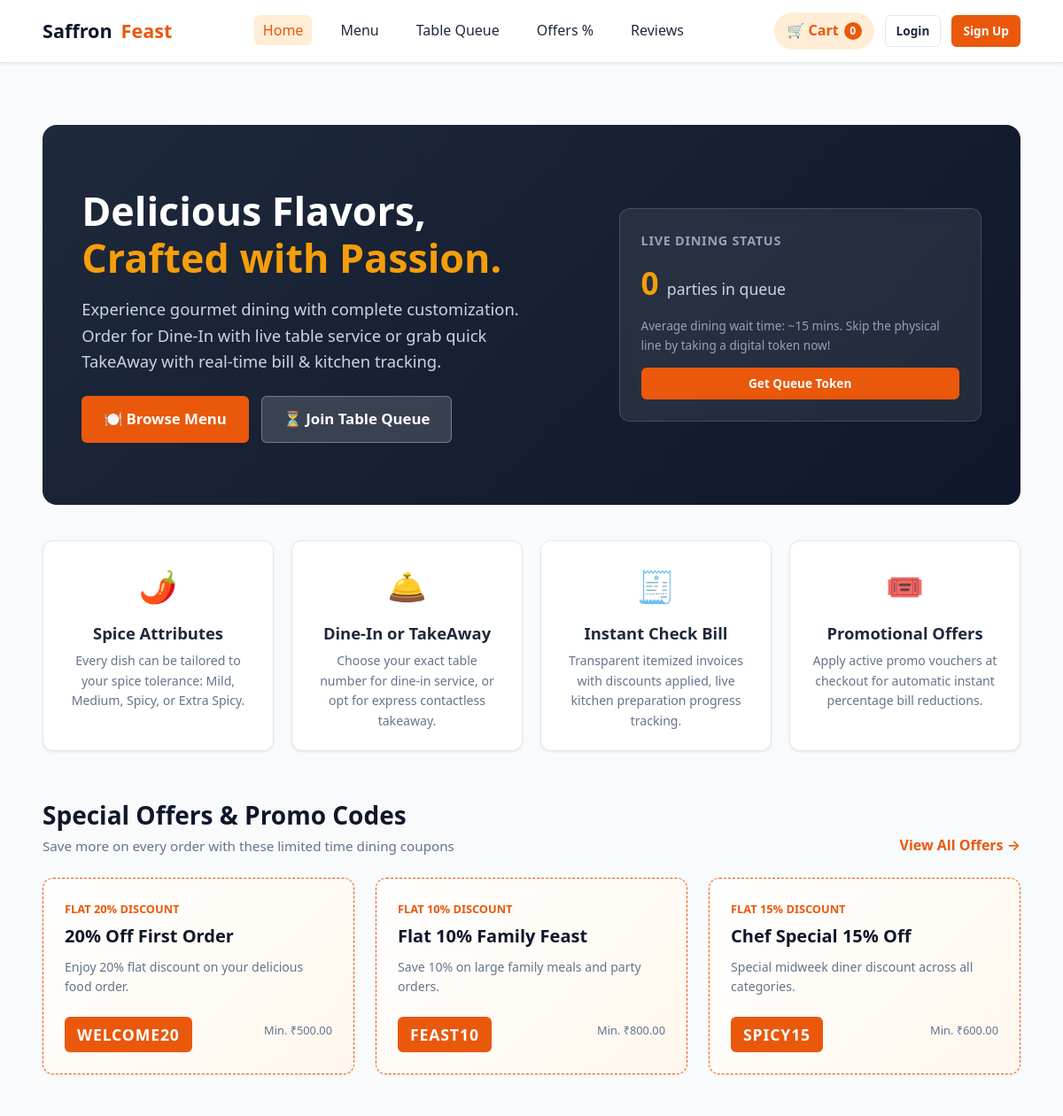
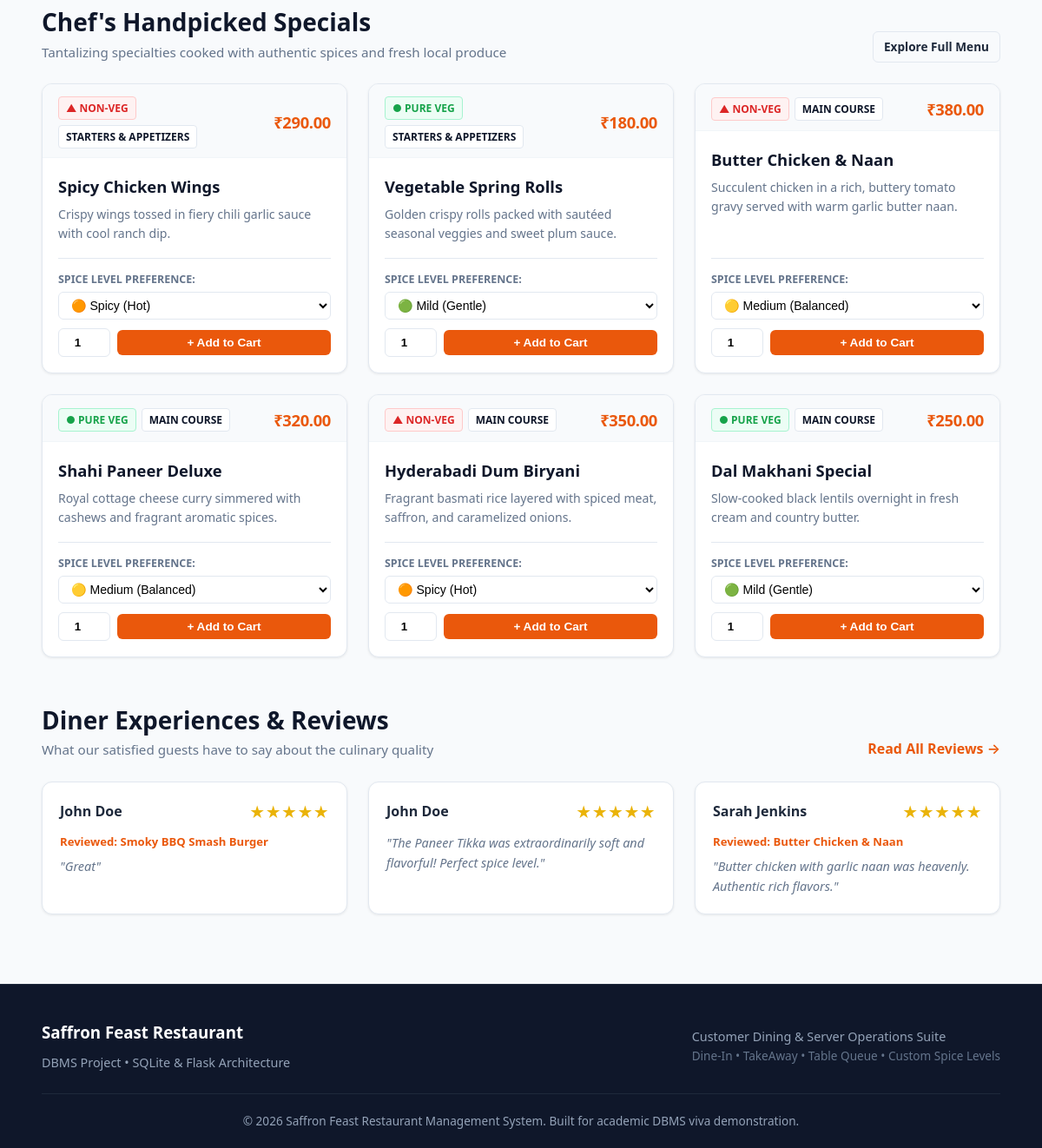
The page / on the database its author committed (2 pictures, top to bottom).
### tables this page shows
CREATE TABLE offers (
    id INTEGER PRIMARY KEY AUTOINCREMENT,
    code TEXT UNIQUE NOT NULL,
    title TEXT NOT NULL,
    description TEXT,
    discount_percent REAL NOT NULL CHECK(discount_percent > 0 AND discount_percent <= 100),
    min_order_amount REAL DEFAULT 0,
    is_active INTEGER DEFAULT 1,
    valid_until TEXT
);

CREATE TABLE menu_items (
    id INTEGER PRIMARY KEY AUTOINCREMENT,
    category_id INTEGER NOT NULL,
    name TEXT NOT NULL,
    description TEXT,
    price REAL NOT NULL CHECK(price > 0),
    diet_type TEXT CHECK(diet_type IN ('veg', 'non-veg')) DEFAULT 'veg',
    is_spicy_customizable INTEGER DEFAULT 1, -- 1: Yes, 0: No
    default_spice_level TEXT CHECK(default_spice_level IN ('Mild', 'Medium', 'Spicy', 'Extra Spicy')) DEFAULT 'Medium',
    image_url TEXT,
    is_available INTEGER DEFAULT 1, -- 1: Available, 0: Out of stock
    FOREIGN KEY (category_id) REFERENCES categories(id) ON DELETE CASCADE
);

CREATE TABLE categories (
    id INTEGER PRIMARY KEY AUTOINCREMENT,
    name TEXT NOT NULL UNIQUE,
    icon TEXT DEFAULT '🍽️'
);

CREATE TABLE reviews (
    id INTEGER PRIMARY KEY AUTOINCREMENT,
    customer_id INTEGER NOT NULL,
    order_id INTEGER,
    menu_item_id INTEGER,
    rating INTEGER NOT NULL CHECK(rating >= 1 AND rating <= 5),
    comment TEXT NOT NULL,
    created_at TIMESTAMP DEFAULT CURRENT_TIMESTAMP,
    FOREIGN KEY (customer_id) REFERENCES users(id) ON DELETE CASCADE,
    FOREIGN KEY (order_id) REFERENCES orders(id) ON DELETE SET NULL,
    FOREIGN KEY (menu_item_id) REFERENCES menu_items(id) ON DELETE SET NULL
);

CREATE TABLE users (
    id INTEGER PRIMARY KEY AUTOINCREMENT,
    name TEXT NOT NULL,
    email TEXT UNIQUE NOT NULL,
    password TEXT NOT NULL,
    phone TEXT,
    role TEXT CHECK(role IN ('customer', 'admin', 'staff')) DEFAULT 'customer',
    created_at TIMESTAMP DEFAULT CURRENT_TIMESTAMP
);

### app.py (the view)
@app.route('/')
@customer_only
def index():
    conn = get_db()
    featured = conn.execute("""
        SELECT m.*, c.name as category_name
        FROM menu_items m
        JOIN categories c ON m.category_id = c.id
        WHERE m.is_available = 1
        LIMIT 6
    """).fetchall()
    offers = conn.execute("SELECT * FROM offers WHERE is_active = 1 LIMIT 3").fetchall()
    reviews = conn.execute("""
        SELECT r.*, u.name as customer_name, m.name as dish_name
        FROM reviews r
        JOIN users u ON r.customer_id = u.id
        LEFT JOIN menu_items m ON r.menu_item_id = m.id
        ORDER BY r.created_at DESC LIMIT 3
    """).fetchall()
    queue_count = conn.execute("SELECT COUNT(*) FROM queue WHERE status = 'Waiting'").fetchone()[0]
    conn.close()
    return render_template('customer/index.html', featured=featured, offers=offers, reviews=reviews, queue_count=queue_count)

### app.py (called while the page is built)
def customer_only(f):
    @wraps(f)
    def decorated_function(*args, **kwargs):
        if session.get('user_role') in ['admin', 'staff']:
            return redirect(url_for('admin_dashboard'))
        return f(*args, **kwargs)
    return decorated_function

@app.context_processor
def inject_global_data():
    cart_count = 0
    if 'cart' in session:
        cart_count = sum(item.get('quantity', 1) for item in session['cart'].values())
    return {
        'current_user': {
            'id': session.get('user_id'),
            'name': session.get('user_name'),
            'role': session.get('user_role'),
            'email': session.get('user_email')
        },
        'cart_count': cart_count
    }

### database.py (called while the page is built)
def get_db():
    conn = sqlite3.connect(DATABASE_PATH)
    conn.row_factory = sqlite3.Row
    conn.execute("PRAGMA foreign_keys = ON;")
    return conn

### templates/customer/index.html (shortened to what this page needs)
{% extends 'base.html' %}
{% block content %}
<div class="container">
  <section class="hero">
    <div class="container hero-inner">
      <div class="hero-text">
        <h1>Delicious Flavors, <span>Crafted with Passion.</span></h1>
        <p>
          Experience gourmet dining with complete customization. Order for Dine-In with live table service or grab quick TakeAway with real-time bill & kitchen tracking.
        </p>
        <div class="hero-actions">
          <a href="{{ url_for('menu') }}" class="btn btn-primary" style="font-size: 1.05rem; padding: 12px 24px;">
            🍽️ Browse Menu
          </a>
          <a href="{{ url_for('customer_queue') }}" class="btn btn-secondary" style="font-size: 1.05rem; padding: 12px 24px; background: rgba(255,255,255,0.15); border: 1px solid rgba(255,255,255,0.3);">
            ⏳ Join Table Queue
          </a>
        </div>
      </div>
      <div class="hero-stats-card">
        <h4>Live Dining Status</h4>
        <div class="hero-stats-val" style="color: var(--accent);">
          {{ queue_count }} <span style="font-size: 1.1rem; font-weight: normal; color: #cbd5e1;">parties in queue</span>
        </div>
        <p style="font-size: 0.85rem; color: #94a3b8; margin-top: 10px;">
          Average dining wait time: ~15 mins. Skip the physical line by taking a digital token now!
        </p>
        <a href="{{ url_for('customer_queue') }}" class="btn btn-primary btn-sm btn-block" style="margin-top: 14px;">
          Get Queue Token
        </a>
      </div>
    </div>
  </section>
  <section style="margin-bottom: 50px;">
    <div class="grid-4">
      <div class="menu-card" style="padding: 22px; text-align: center;">
        <div style="font-size: 2.2rem; margin-bottom: 10px;">🌶️</div>
        <h3 style="font-size: 1.15rem; margin-bottom: 6px;">Spice Attributes</h3>
        <p style="font-size: 0.88rem; color: var(--text-muted);">
          Every dish can be tailored to your spice tolerance: Mild, Medium, Spicy, or Extra Spicy.
        </p>
      </div>
      <div class="menu-card" style="padding: 22px; text-align: center;">
        <div style="font-size: 2.2rem; margin-bottom: 10px;">🛎️</div>
        <h3 style="font-size: 1.15rem; margin-bottom: 6px;">Dine-In or TakeAway</h3>
        <p style="font-size: 0.88rem; color: var(--text-muted);">
          Choose your exact table number for dine-in service, or opt for express contactless takeaway.
        </p>
      </div>
      <div class="menu-card" style="padding: 22px; text-align: center;">
        <div style="font-size: 2.2rem; margin-bottom: 10px;">🧾</div>
        <h3 style="font-size: 1.15rem; margin-bottom: 6px;">Instant Check Bill</h3>
        <p style="font-size: 0.88rem; color: var(--text-muted);">
          Transparent itemized invoices with discounts applied, live kitchen preparation progress tracking.
        </p>
      </div>
      <div class="menu-card" style="padding: 22px; text-align: center;">
        <div style="font-size: 2.2rem; margin-bottom: 10px;">🎟️</div>
        <h3 style="font-size: 1.15rem; margin-bottom: 6px;">Promotional Offers</h3>
        <p style="font-size: 0.88rem; color: var(--text-muted);">
          Apply active promo vouchers at checkout for automatic instant percentage bill reductions.
        </p>
      </div>
    </div>
  </section>
  {% if offers %}
  <section style="margin-bottom: 50px;">
    <div class="section-header">
      <div>
        <h2>Special Offers & Promo Codes</h2>
        <p>Save more on every order with these limited time dining coupons</p>
      </div>
      <a href="{{ url_for('customer_offers') }}" style="color: var(--primary); font-weight: 600;">View All Offers &rarr;</a>
    </div>
    <div class="grid-3">
      {% for off in offers %}
      <div class="offer-card">
        <div style="font-size: 0.8rem; font-weight: 700; color: var(--primary); text-transform: uppercase;">
          FLAT {{ off.discount_percent|int }}% DISCOUNT
        </div>
        <h3 style="font-size: 1.25rem; margin: 4px 0 8px; color: var(--secondary);">{{ off.title }}</h3>
        <p style="font-size: 0.88rem; color: var(--text-muted); margin-bottom: 12px;">{{ off.description }}</p>
        <div style="display: flex; justify-content: space-between; align-items: center;">
          <span class="offer-code-pill" onclick="applyCouponCode('{{ off.code }}')">{{ off.code }}</span>
          <span style="font-size: 0.8rem; color: var(--text-muted);">Min. ₹{{ "%.2f"|format(off.min_order_amount) }}</span>
        </div>
      </div>
      {% endfor %}
    </div>
  </section>
  {% endif %}
  <section style="margin-bottom: 50px;">
    <div class="section-header">
      <div>
        <h2>Chef's Handpicked Specials</h2>
        <p>Tantalizing specialties cooked with authentic spices and fresh local produce</p>
      </div>
      <a href="{{ url_for('menu') }}" class="btn btn-outline btn-sm">Explore Full Menu</a>
    </div>
    <div class="grid-3">
      {% for item in featured %}
      <div class="menu-card">
        <div class="menu-card-top">
          <div class="menu-card-badges">
            {% if item.diet_type == 'veg' %}
              <span class="badge badge-veg">● Pure Veg</span>
            {% else %}
              <span class="badge badge-nonveg">▲ Non-Veg</span>
            {% endif %}
            <span class="badge badge-category">{{ item.category_name }}</span>
          </div>
          <div class="menu-card-price-tag">₹{{ "%.2f"|format(item.price) }}</div>
        </div>
        <div class="menu-card-body">
          <h3 class="menu-card-title">{{ item.name }}</h3>
          <p class="menu-card-desc">{{ item.description }}</p>
          <form action="{{ url_for('add_to_cart') }}" method="POST" class="menu-card-form">
            {% if item.is_spicy_customizable %}
            <div class="spice-selector-group">
              <label for="spice_{{ item.id }}">Spice Level Preference:</label>
              <select name="spice_level" id="spice_{{ item.id }}" class="spice-select">
                <option value="Mild" {% if item.default_spice_level == 'Mild' %}selected{% endif %}>🟢 Mild (Gentle)</option>
                <option value="Medium" {% if item.default_spice_level == 'Medium' %}selected{% endif %}>🟡 Medium (Balanced)</option>
                <option value="Spicy" {% if item.default_spice_level == 'Spicy' %}selected{% endif %}>🟠 Spicy (Hot)</option>
              </select>
            </div>
            {% else %}
              <input type="hidden" name="spice_level" value="Mild">
            {% endif %}
            <div class="menu-card-actions">
              <input type="number" name="quantity" value="1" min="1" max="20" class="qty-input">
              <button type="submit" class="btn btn-primary btn-block btn-sm">
                + Add to Cart
              </button>
            </div>
          </form>
        </div>
      </div>
      {% endfor %}
    </div>
  </section>
  {% if reviews %}
  <section style="margin-bottom: 20px;">
    <div class="section-header">
      <div>
        <h2>Diner Experiences & Reviews</h2>
        <p>What our satisfied guests have to say about the culinary quality</p>
      </div>
      <a href="{{ url_for('customer_reviews') }}" style="color: var(--primary); font-weight: 600;">Read All Reviews &rarr;</a>
    </div>
    <div class="grid-3">
      {% for rev in reviews %}
      <div class="menu-card" style="padding: 20px;">
        <div style="display: flex; justify-content: space-between; align-items: center; margin-bottom: 10px;">
          <strong>{{ rev.customer_name }}</strong>
          <span style="color: #eab308; font-size: 1.1rem;">
            {% for _ in range(rev.rating) %}★{% endfor %}
          </span>
        </div>
        {% if rev.dish_name %}
          <div style="font-size: 0.82rem; color: var(--primary); font-weight: 600; margin-bottom: 6px;">
            Reviewed: {{ rev.dish_name }}
          </div>
        {% endif %}
        <p style="font-size: 0.9rem; color: var(--text-muted); font-style: italic;">
          "{{ rev.comment }}"
        </p>
      </div>
      {% endfor %}
    </div>
  </section>
  {% endif %}
</div>
{% endblock %}

### rows shown on the page
offers: discount_percent "20", title "20% Off First Order", description "Enjoy 20% flat discount on your delicious food order.", code "WELCOME20", min_order_amount "500.00"
offers: discount_percent "10", title "Flat 10% Family Feast", description "Save 10% on large family meals and party orders.", code "FEAST10", min_order_amount "800.00"
offers: discount_percent "15", title "Chef Special 15% Off", description "Special midweek diner discount across all categories.", code "SPICY15", min_order_amount "600.00"
menu_items: diet_type "▲ NON-VEG", category_name "STARTERS & APPETIZERS", price "290.00", name "Spicy Chicken Wings", description "Crispy wings tossed in fiery chili garlic sauce with cool ranch dip.", spice_level "🟠 Spicy (Hot)"
menu_items: diet_type "● PURE VEG", category_name "STARTERS & APPETIZERS", price "180.00", name "Vegetable Spring Rolls", description "Golden crispy rolls packed with sautéed seasonal veggies and sweet plum sauce.", spice_level "🟢 Mild (Gentle)"
menu_items: diet_type "▲ NON-VEG", category_name "MAIN COURSE", price "380.00", name "Butter Chicken & Naan", description "Succulent chicken in a rich, buttery tomato gravy served with warm garlic butter naan.", spice_level "🟡 Medium (Balanced)"
menu_items: diet_type "● PURE VEG", category_name "MAIN COURSE", price "320.00", name "Shahi Paneer Deluxe", description "Royal cottage cheese curry simmered with cashews and fragrant aromatic spices.", spice_level "🟡 Medium (Balanced)"
menu_items: diet_type "▲ NON-VEG", category_name "MAIN COURSE", price "350.00", name "Hyderabadi Dum Biryani", description "Fragrant basmati rice layered with spiced meat, saffron, and caramelized onions.", spice_level "🟠 Spicy (Hot)"
menu_items: diet_type "● PURE VEG", category_name "MAIN COURSE", price "250.00", name "Dal Makhani Special", description "Slow-cooked black lentils overnight in fresh cream and country butter.", spice_level "🟢 Mild (Gentle)"
reviews: customer_name "John Doe", dish_name "Smoky BBQ Smash Burger", comment "Great"
reviews: customer_name "John Doe", comment "The Paneer Tikka was extraordinarily soft and flavorful! Perfect spice level."
reviews: customer_name "Sarah Jenkins", dish_name "Butter Chicken & Naan", comment "Butter chicken with garlic naan was heavenly. Authentic rich flavors."

### other values the page prints
{{ cart_count }} "0"
{{ queue_count }} "0"
